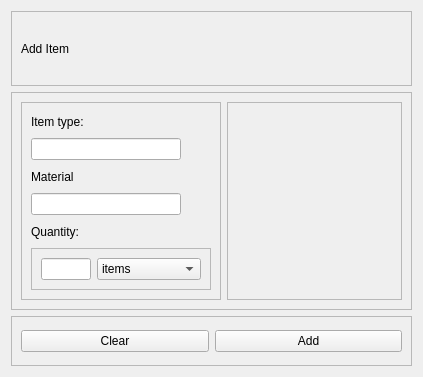
<?xml version="1.0" encoding="UTF-8"?>
<ui version="4.0">
 <class>AddItem</class>
 <widget class="QDialog" name="AddItem">
  <property name="geometry">
   <rect>
    <x>0</x>
    <y>0</y>
    <width>421</width>
    <height>377</height>
   </rect>
  </property>
  <property name="windowTitle">
   <string>Add Item</string>
  </property>
  <layout class="QGridLayout" name="gridLayout_4">
   <item row="0" column="0">
    <widget class="QFrame" name="frame">
     <property name="maximumSize">
      <size>
       <width>16777215</width>
       <height>75</height>
      </size>
     </property>
     <property name="frameShape">
      <enum>QFrame::Shape::StyledPanel</enum>
     </property>
     <property name="frameShadow">
      <enum>QFrame::Shadow::Raised</enum>
     </property>
     <layout class="QGridLayout" name="gridLayout_6">
      <item row="0" column="0">
       <widget class="QLabel" name="label">
        <property name="text">
         <string>Add Item</string>
        </property>
       </widget>
      </item>
     </layout>
    </widget>
   </item>
   <item row="1" column="0">
    <widget class="QFrame" name="frame_2">
     <property name="frameShape">
      <enum>QFrame::Shape::StyledPanel</enum>
     </property>
     <property name="frameShadow">
      <enum>QFrame::Shadow::Raised</enum>
     </property>
     <layout class="QGridLayout" name="gridLayout_3">
      <item row="0" column="1">
       <widget class="QFrame" name="frame_4">
        <property name="minimumSize">
         <size>
          <width>175</width>
          <height>175</height>
         </size>
        </property>
        <property name="frameShape">
         <enum>QFrame::Shape::StyledPanel</enum>
        </property>
        <property name="frameShadow">
         <enum>QFrame::Shadow::Raised</enum>
        </property>
        <layout class="QGridLayout" name="gridLayout_2"/>
       </widget>
      </item>
      <item row="0" column="0">
       <widget class="QFrame" name="frame_5">
        <property name="sizePolicy">
         <sizepolicy hsizetype="Fixed" vsizetype="Preferred">
          <horstretch>0</horstretch>
          <verstretch>0</verstretch>
         </sizepolicy>
        </property>
        <property name="minimumSize">
         <size>
          <width>200</width>
          <height>0</height>
         </size>
        </property>
        <property name="frameShape">
         <enum>QFrame::Shape::StyledPanel</enum>
        </property>
        <property name="frameShadow">
         <enum>QFrame::Shadow::Raised</enum>
        </property>
        <layout class="QGridLayout" name="gridLayout">
         <item row="0" column="1">
          <widget class="QLabel" name="label_item_type">
           <property name="maximumSize">
            <size>
             <width>16777215</width>
             <height>20</height>
            </size>
           </property>
           <property name="text">
            <string>Item type:</string>
           </property>
          </widget>
         </item>
         <item row="5" column="1">
          <widget class="QLabel" name="label_material">
           <property name="text">
            <string>Material</string>
           </property>
          </widget>
         </item>
         <item row="7" column="1">
          <widget class="QLabel" name="label_quantity">
           <property name="text">
            <string>Quantity:</string>
           </property>
          </widget>
         </item>
         <item row="8" column="1">
          <widget class="QFrame" name="frame_6">
           <property name="frameShape">
            <enum>QFrame::Shape::StyledPanel</enum>
           </property>
           <property name="frameShadow">
            <enum>QFrame::Shadow::Raised</enum>
           </property>
           <layout class="QGridLayout" name="gridLayout_7">
            <item row="0" column="0">
             <widget class="QLineEdit" name="lineEdit_quantity">
              <property name="maximumSize">
               <size>
                <width>50</width>
                <height>16777215</height>
               </size>
              </property>
             </widget>
            </item>
            <item row="0" column="1">
             <widget class="QComboBox" name="comboBox_quatity_type">
              <item>
               <property name="text">
                <string>items</string>
               </property>
              </item>
              <item>
               <property name="text">
                <string>stacks</string>
               </property>
              </item>
             </widget>
            </item>
           </layout>
          </widget>
         </item>
         <item row="2" column="1">
          <widget class="QLineEdit" name="lineEdit_item_type">
           <property name="maximumSize">
            <size>
             <width>150</width>
             <height>16777215</height>
            </size>
           </property>
          </widget>
         </item>
         <item row="6" column="1">
          <widget class="QLineEdit" name="lineEdit_material">
           <property name="maximumSize">
            <size>
             <width>150</width>
             <height>16777215</height>
            </size>
           </property>
          </widget>
         </item>
        </layout>
       </widget>
      </item>
     </layout>
    </widget>
   </item>
   <item row="2" column="0">
    <widget class="QFrame" name="frame_3">
     <property name="maximumSize">
      <size>
       <width>16777215</width>
       <height>50</height>
      </size>
     </property>
     <property name="frameShape">
      <enum>QFrame::Shape::StyledPanel</enum>
     </property>
     <property name="frameShadow">
      <enum>QFrame::Shadow::Raised</enum>
     </property>
     <layout class="QGridLayout" name="gridLayout_5">
      <item row="0" column="0">
       <widget class="QPushButton" name="pushButton_clear">
        <property name="text">
         <string>Clear</string>
        </property>
        <property name="autoDefault">
         <bool>false</bool>
        </property>
       </widget>
      </item>
      <item row="0" column="1">
       <widget class="QPushButton" name="pushButton_add">
        <property name="text">
         <string>Add</string>
        </property>
        <property name="autoDefault">
         <bool>false</bool>
        </property>
       </widget>
      </item>
     </layout>
    </widget>
   </item>
  </layout>
 </widget>
 <tabstops>
  <tabstop>lineEdit_item_type</tabstop>
  <tabstop>lineEdit_material</tabstop>
  <tabstop>lineEdit_quantity</tabstop>
  <tabstop>comboBox_quatity_type</tabstop>
  <tabstop>pushButton_add</tabstop>
  <tabstop>pushButton_clear</tabstop>
 </tabstops>
 <resources/>
 <connections/>
</ui>
